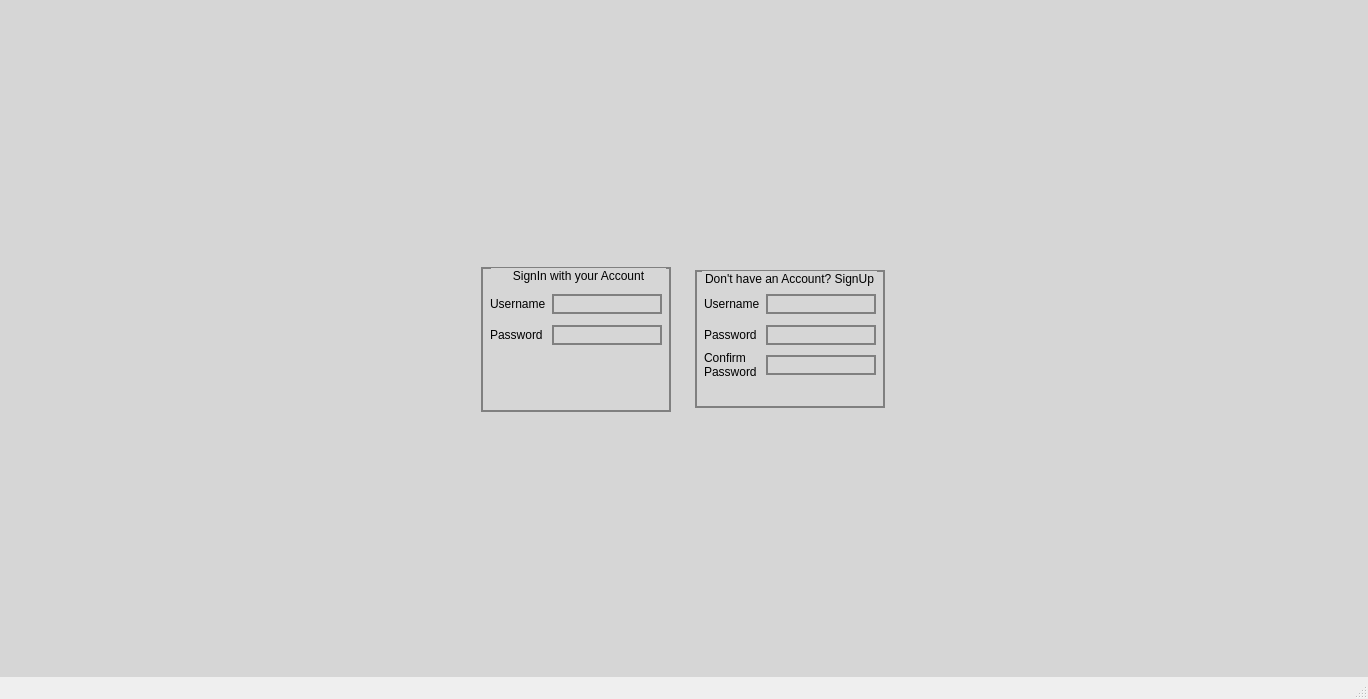
<?xml version="1.0" encoding="UTF-8"?>
<ui version="4.0">
 <class>MainWindow</class>
 <widget class="QMainWindow" name="MainWindow">
  <property name="geometry">
   <rect>
    <x>0</x>
    <y>0</y>
    <width>1368</width>
    <height>699</height>
   </rect>
  </property>
  <property name="windowTitle">
   <string>MainWindow</string>
  </property>
  <property name="styleSheet">
   <string notr="true"/>
  </property>
  <widget class="QWidget" name="centralwidget">
   <property name="styleSheet">
    <string notr="true">background-color:rgb(214, 214, 214)</string>
   </property>
   <layout class="QVBoxLayout" name="verticalLayout_3">
    <item>
     <widget class="QGroupBox" name="groupBox_3">
      <property name="styleSheet">
       <string notr="true">border: none;
background: transparent;

</string>
      </property>
      <property name="title">
       <string/>
      </property>
      <property name="alignment">
       <set>Qt::AlignRight|Qt::AlignTrailing|Qt::AlignVCenter</set>
      </property>
      <property name="flat">
       <bool>false</bool>
      </property>
      <property name="checkable">
       <bool>false</bool>
      </property>
      <layout class="QHBoxLayout" name="horizontalLayout_10">
       <item>
        <widget class="QWidget" name="widget" native="true">
         <property name="enabled">
          <bool>true</bool>
         </property>
         <property name="sizePolicy">
          <sizepolicy hsizetype="Fixed" vsizetype="Fixed">
           <horstretch>0</horstretch>
           <verstretch>0</verstretch>
          </sizepolicy>
         </property>
         <property name="minimumSize">
          <size>
           <width>459</width>
           <height>0</height>
          </size>
         </property>
         <property name="maximumSize">
          <size>
           <width>459</width>
           <height>16777215</height>
          </size>
         </property>
         <property name="baseSize">
          <size>
           <width>0</width>
           <height>0</height>
          </size>
         </property>
         <property name="styleSheet">
          <string notr="true"> background: transparent</string>
         </property>
         <layout class="QHBoxLayout" name="horizontalLayout_5">
          <property name="sizeConstraint">
           <enum>QLayout::SetDefaultConstraint</enum>
          </property>
          <item>
           <widget class="QGroupBox" name="groupBox">
            <property name="sizePolicy">
             <sizepolicy hsizetype="Fixed" vsizetype="Fixed">
              <horstretch>0</horstretch>
              <verstretch>0</verstretch>
             </sizepolicy>
            </property>
            <property name="styleSheet">
             <string notr="true">border:2px solid grey;
</string>
            </property>
            <property name="title">
             <string>      SignIn with your Account      </string>
            </property>
            <property name="alignment">
             <set>Qt::AlignCenter</set>
            </property>
            <layout class="QVBoxLayout" name="verticalLayout">
             <item>
              <layout class="QHBoxLayout" name="horizontalLayout_8">
               <property name="topMargin">
                <number>6</number>
               </property>
              </layout>
             </item>
             <item>
              <layout class="QHBoxLayout" name="horizontalLayout">
               <property name="topMargin">
                <number>12</number>
               </property>
               <item>
                <widget class="QLabel" name="label">
                 <property name="styleSheet">
                  <string notr="true">border: none;
background: transparent;</string>
                 </property>
                 <property name="text">
                  <string>Username</string>
                 </property>
                </widget>
               </item>
               <item>
                <widget class="QLineEdit" name="lineEdit_username"/>
               </item>
              </layout>
             </item>
             <item>
              <layout class="QHBoxLayout" name="horizontalLayout_2">
               <property name="topMargin">
                <number>5</number>
               </property>
               <item>
                <widget class="QLabel" name="label_2">
                 <property name="styleSheet">
                  <string notr="true">border:none;
background: transparent;</string>
                 </property>
                 <property name="text">
                  <string>Password </string>
                 </property>
                </widget>
               </item>
               <item>
                <widget class="QLineEdit" name="lineEdit_password"/>
               </item>
              </layout>
             </item>
             <item>
              <layout class="QHBoxLayout" name="horizontalLayout_6">
               <property name="topMargin">
                <number>38</number>
               </property>
               <item alignment="Qt::AlignLeft">
                <widget class="QPushButton" name="pushButton_Login">
                 <property name="styleSheet">
                  <string notr="true">border:none;</string>
                 </property>
                 <property name="text">
                  <string/>
                 </property>
                 <property name="autoDefault">
                  <bool>false</bool>
                 </property>
                 <property name="default">
                  <bool>false</bool>
                 </property>
                 <property name="flat">
                  <bool>false</bool>
                 </property>
                </widget>
               </item>
              </layout>
             </item>
            </layout>
           </widget>
          </item>
          <item>
           <widget class="QGroupBox" name="groupBox_2">
            <property name="sizePolicy">
             <sizepolicy hsizetype="Fixed" vsizetype="Fixed">
              <horstretch>0</horstretch>
              <verstretch>0</verstretch>
             </sizepolicy>
            </property>
            <property name="styleSheet">
             <string notr="true">border: 2px solid grey;
</string>
            </property>
            <property name="title">
             <string>Don't have an Account? SignUp</string>
            </property>
            <property name="alignment">
             <set>Qt::AlignCenter</set>
            </property>
            <layout class="QVBoxLayout" name="verticalLayout_2">
             <item>
              <layout class="QHBoxLayout" name="horizontalLayout_9">
               <property name="spacing">
                <number>7</number>
               </property>
               <property name="leftMargin">
                <number>0</number>
               </property>
               <property name="topMargin">
                <number>15</number>
               </property>
              </layout>
             </item>
             <item>
              <layout class="QHBoxLayout" name="horizontalLayout_3">
               <property name="topMargin">
                <number>0</number>
               </property>
               <item>
                <widget class="QLabel" name="label_3">
                 <property name="styleSheet">
                  <string notr="true">border:none;
background: transparent;</string>
                 </property>
                 <property name="text">
                  <string>Username</string>
                 </property>
                </widget>
               </item>
               <item>
                <widget class="QLineEdit" name="lineEdit_userNamaSignUp"/>
               </item>
              </layout>
             </item>
             <item>
              <layout class="QHBoxLayout" name="horizontalLayout_4">
               <property name="topMargin">
                <number>5</number>
               </property>
               <item>
                <widget class="QLabel" name="label_4">
                 <property name="styleSheet">
                  <string notr="true">border:none;
background: transparent;</string>
                 </property>
                 <property name="text">
                  <string>Password </string>
                 </property>
                </widget>
               </item>
               <item>
                <widget class="QLineEdit" name="lineEdit_passwordSignUp"/>
               </item>
              </layout>
             </item>
             <item>
              <layout class="QHBoxLayout" name="horizontalLayout_7">
               <property name="topMargin">
                <number>0</number>
               </property>
               <item>
                <widget class="QLabel" name="label_5">
                 <property name="styleSheet">
                  <string notr="true">border:none;
background: transparent;</string>
                 </property>
                 <property name="text">
                  <string>Confirm
Password </string>
                 </property>
                </widget>
               </item>
               <item>
                <widget class="QLineEdit" name="lineEdit_confPasswordSignUp"/>
               </item>
              </layout>
             </item>
             <item alignment="Qt::AlignLeft">
              <widget class="QPushButton" name="pushButton_signup">
               <property name="styleSheet">
                <string notr="true">border: transparent;</string>
               </property>
               <property name="text">
                <string/>
               </property>
              </widget>
             </item>
            </layout>
           </widget>
          </item>
         </layout>
        </widget>
       </item>
      </layout>
     </widget>
    </item>
   </layout>
  </widget>
  <widget class="QStatusBar" name="statusbar"/>
  <widget class="QMenuBar" name="menubar">
   <property name="geometry">
    <rect>
     <x>0</x>
     <y>0</y>
     <width>1368</width>
     <height>25</height>
    </rect>
   </property>
  </widget>
 </widget>
 <resources/>
 <connections/>
</ui>
